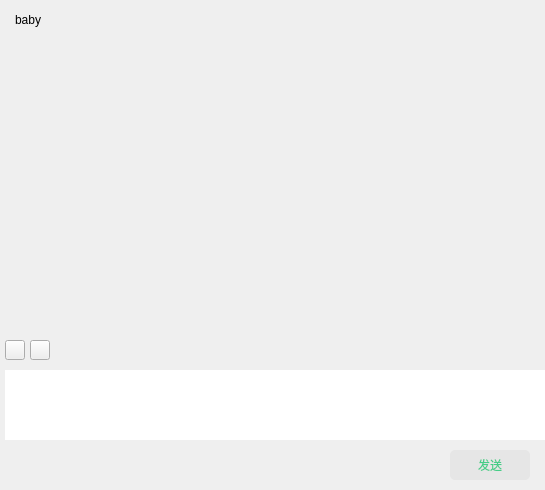
<?xml version="1.0" encoding="UTF-8"?>
<ui version="4.0">
 <class>ChatContentMsg</class>
 <widget class="QWidget" name="ChatContentMsg">
  <property name="geometry">
   <rect>
    <x>0</x>
    <y>0</y>
    <width>545</width>
    <height>490</height>
   </rect>
  </property>
  <property name="minimumSize">
   <size>
    <width>0</width>
    <height>490</height>
   </size>
  </property>
  <property name="windowTitle">
   <string>Form</string>
  </property>
  <layout class="QVBoxLayout" name="verticalLayout">
   <property name="spacing">
    <number>0</number>
   </property>
   <property name="leftMargin">
    <number>0</number>
   </property>
   <property name="topMargin">
    <number>0</number>
   </property>
   <property name="rightMargin">
    <number>0</number>
   </property>
   <property name="bottomMargin">
    <number>0</number>
   </property>
   <item>
    <widget class="QWidget" name="title_wid" native="true">
     <property name="minimumSize">
      <size>
       <width>0</width>
       <height>40</height>
      </size>
     </property>
     <layout class="QHBoxLayout" name="horizontalLayout">
      <property name="spacing">
       <number>0</number>
      </property>
      <property name="leftMargin">
       <number>15</number>
      </property>
      <property name="topMargin">
       <number>0</number>
      </property>
      <property name="rightMargin">
       <number>0</number>
      </property>
      <property name="bottomMargin">
       <number>0</number>
      </property>
      <item>
       <widget class="QLabel" name="title">
        <property name="text">
         <string>baby</string>
        </property>
       </widget>
      </item>
     </layout>
    </widget>
   </item>
   <item>
    <widget class="CustomerScrollWidget" name="scrollWid" native="true">
     <property name="minimumSize">
      <size>
       <width>0</width>
       <height>290</height>
      </size>
     </property>
    </widget>
   </item>
   <item>
    <widget class="QWidget" name="tool_wid" native="true">
     <property name="minimumSize">
      <size>
       <width>0</width>
       <height>40</height>
      </size>
     </property>
     <layout class="QHBoxLayout" name="horizontalLayout_2">
      <property name="spacing">
       <number>5</number>
      </property>
      <property name="leftMargin">
       <number>5</number>
      </property>
      <property name="topMargin">
       <number>5</number>
      </property>
      <property name="rightMargin">
       <number>5</number>
      </property>
      <property name="bottomMargin">
       <number>5</number>
      </property>
      <item>
       <widget class="CustomerPushButton" name="btn_bq">
        <property name="minimumSize">
         <size>
          <width>20</width>
          <height>20</height>
         </size>
        </property>
        <property name="maximumSize">
         <size>
          <width>20</width>
          <height>20</height>
         </size>
        </property>
        <property name="styleSheet">
         <string notr="true">border-image: url(:/images/biaoqing.png);</string>
        </property>
        <property name="text">
         <string/>
        </property>
       </widget>
      </item>
      <item>
       <widget class="CustomerPushButton" name="btn_file">
        <property name="minimumSize">
         <size>
          <width>20</width>
          <height>20</height>
         </size>
        </property>
        <property name="maximumSize">
         <size>
          <width>20</width>
          <height>20</height>
         </size>
        </property>
        <property name="styleSheet">
         <string notr="true">border-image: url(:/images/file.png);</string>
        </property>
        <property name="text">
         <string/>
        </property>
       </widget>
      </item>
      <item>
       <spacer name="horizontalSpacer">
        <property name="orientation">
         <enum>Qt::Orientation::Horizontal</enum>
        </property>
        <property name="sizeHint" stdset="0">
         <size>
          <width>40</width>
          <height>20</height>
         </size>
        </property>
       </spacer>
      </item>
     </layout>
    </widget>
   </item>
   <item>
    <widget class="QWidget" name="widget_3" native="true">
     <layout class="QHBoxLayout" name="horizontalLayout_4">
      <property name="spacing">
       <number>0</number>
      </property>
      <property name="leftMargin">
       <number>5</number>
      </property>
      <property name="topMargin">
       <number>0</number>
      </property>
      <property name="rightMargin">
       <number>0</number>
      </property>
      <property name="bottomMargin">
       <number>0</number>
      </property>
      <item>
       <widget class="QTextEdit" name="textEdit">
        <property name="frameShape">
         <enum>QFrame::Shape::NoFrame</enum>
        </property>
       </widget>
      </item>
     </layout>
    </widget>
   </item>
   <item>
    <widget class="QWidget" name="btn_wid" native="true">
     <property name="minimumSize">
      <size>
       <width>0</width>
       <height>50</height>
      </size>
     </property>
     <layout class="QHBoxLayout" name="horizontalLayout_3">
      <property name="rightMargin">
       <number>15</number>
      </property>
      <item>
       <spacer name="horizontalSpacer_2">
        <property name="orientation">
         <enum>Qt::Orientation::Horizontal</enum>
        </property>
        <property name="sizeHint" stdset="0">
         <size>
          <width>40</width>
          <height>20</height>
         </size>
        </property>
       </spacer>
      </item>
      <item>
       <widget class="QPushButton" name="btn_send">
        <property name="minimumSize">
         <size>
          <width>80</width>
          <height>30</height>
         </size>
        </property>
        <property name="styleSheet">
         <string notr="true">background-color: rgb(230,230,230);
color:rgb(70,205,136);
font-size:12px;
border-radius:5px;</string>
        </property>
        <property name="text">
         <string>发送</string>
        </property>
       </widget>
      </item>
     </layout>
    </widget>
   </item>
  </layout>
 </widget>
 <customwidgets>
  <customwidget>
   <class>CustomerPushButton</class>
   <extends>QPushButton</extends>
   <header location="global">customerpushbutton.h</header>
  </customwidget>
  <customwidget>
   <class>CustomerScrollWidget</class>
   <extends>QWidget</extends>
   <header>customerscrollwidget.h</header>
   <container>1</container>
  </customwidget>
 </customwidgets>
 <resources/>
 <connections/>
</ui>
